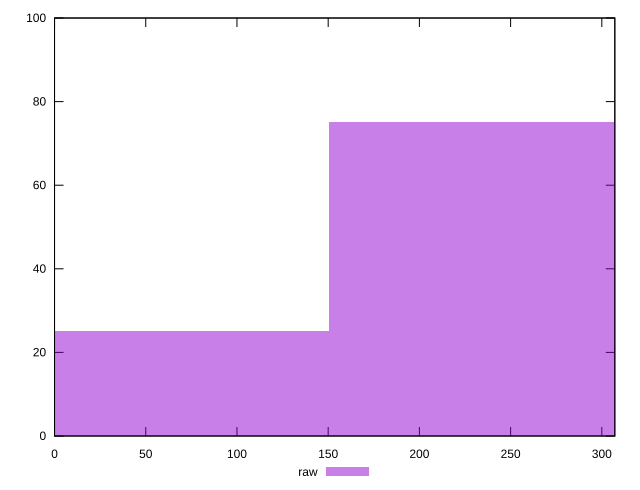

The gnuplot source for this figure:
reset

$raw <<EOF
300.56675075322937 75
0 25
EOF

set key outside below
set boxwidth 300.56675075322937
set xrange [0:307.122]
set yrange [0:100]
set trange [0:100]
set style fill transparent solid 0.5 noborder
set terminal svg size 640, 490 enhanced background rgb 'white'
set output "report_00018_2021-02-10T15-25-16.877Z/uses-rel-preconnect/samples/pages+cached/raw/histogram.svg"

plot $raw title "raw" with boxes

reset
